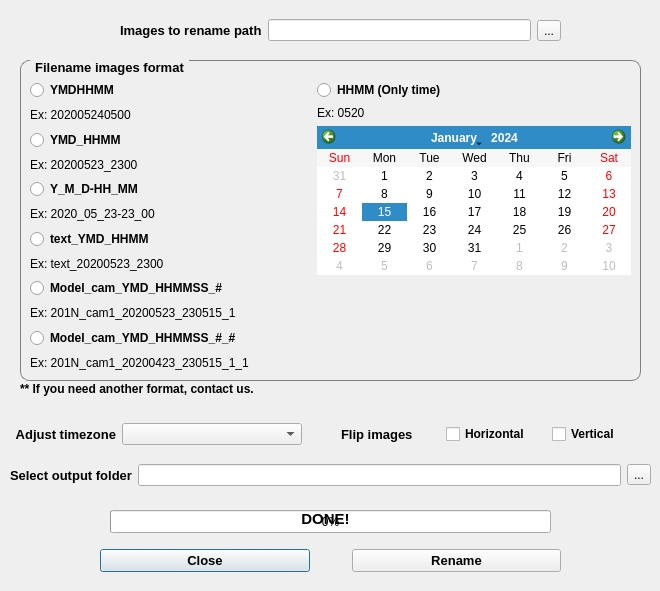
<?xml version="1.0" encoding="UTF-8"?>
<ui version="4.0">
 <class>rename_image</class>
 <widget class="QDialog" name="rename_image">
  <property name="geometry">
   <rect>
    <x>0</x>
    <y>0</y>
    <width>660</width>
    <height>591</height>
   </rect>
  </property>
  <property name="font">
   <font>
    <family>Arial</family>
   </font>
  </property>
  <property name="windowTitle">
   <string>Rename filename images</string>
  </property>
  <property name="windowIcon">
   <iconset resource="../img/resource.qrc">
    <normaloff>:/img/logo_app-64.png</normaloff>:/img/logo_app-64.png</iconset>
  </property>
  <widget class="QWidget" name="horizontalLayoutWidget">
   <property name="geometry">
    <rect>
     <x>120</x>
     <y>10</y>
     <width>441</width>
     <height>41</height>
    </rect>
   </property>
   <layout class="QHBoxLayout" name="horizontalLayout">
    <item>
     <widget class="QLabel" name="label_8">
      <property name="font">
       <font>
        <family>Arial</family>
        <pointsize>10</pointsize>
        <weight>75</weight>
        <bold>true</bold>
       </font>
      </property>
      <property name="text">
       <string>Images to rename path</string>
      </property>
     </widget>
    </item>
    <item>
     <widget class="QLineEdit" name="input_path"/>
    </item>
    <item>
     <widget class="QToolButton" name="input_btn">
      <property name="text">
       <string>...</string>
      </property>
     </widget>
    </item>
   </layout>
  </widget>
  <widget class="QGroupBox" name="rename_images">
   <property name="geometry">
    <rect>
     <x>20</x>
     <y>60</y>
     <width>621</width>
     <height>321</height>
    </rect>
   </property>
   <property name="font">
    <font>
     <family>Arial</family>
     <pointsize>10</pointsize>
     <weight>75</weight>
     <bold>true</bold>
    </font>
   </property>
   <property name="styleSheet">
    <string notr="true">QGroupBox {
                    border: 1px solid gray;
                    border-radius: 9px;
                    margin-top: 0.5em;
                    }

                    QGroupBox::title {
                    subcontrol-origin: margin;
                    left: 10px;
                    padding: 0 3px 0 3px;
                    }
                </string>
   </property>
   <property name="title">
    <string>Filename images format</string>
   </property>
   <widget class="QWidget" name="horizontalLayoutWidget_6">
    <property name="geometry">
     <rect>
      <x>10</x>
      <y>20</y>
      <width>601</width>
      <height>291</height>
     </rect>
    </property>
    <layout class="QHBoxLayout" name="horizontalLayout_4">
     <item>
      <layout class="QVBoxLayout" name="verticalLayout_6">
       <item>
        <layout class="QVBoxLayout" name="verticalLayout_5">
         <item>
          <widget class="QRadioButton" name="format_1">
           <property name="font">
            <font>
             <family>Arial</family>
             <weight>75</weight>
             <bold>true</bold>
            </font>
           </property>
           <property name="text">
            <string>YMDHHMM</string>
           </property>
          </widget>
         </item>
         <item>
          <widget class="QLabel" name="label_5">
           <property name="font">
            <font>
             <family>Arial</family>
            </font>
           </property>
           <property name="text">
            <string>Ex: 202005240500</string>
           </property>
           <property name="alignment">
            <set>Qt::AlignLeading|Qt::AlignLeft|Qt::AlignVCenter</set>
           </property>
          </widget>
         </item>
        </layout>
       </item>
       <item>
        <layout class="QVBoxLayout" name="verticalLayout">
         <item>
          <widget class="QRadioButton" name="format_2">
           <property name="font">
            <font>
             <family>Arial</family>
             <weight>75</weight>
             <bold>true</bold>
            </font>
           </property>
           <property name="text">
            <string>YMD_HHMM</string>
           </property>
          </widget>
         </item>
         <item>
          <widget class="QLabel" name="label">
           <property name="font">
            <font>
             <family>Arial</family>
            </font>
           </property>
           <property name="text">
            <string>Ex: 20200523_2300</string>
           </property>
           <property name="alignment">
            <set>Qt::AlignLeading|Qt::AlignLeft|Qt::AlignVCenter</set>
           </property>
          </widget>
         </item>
        </layout>
       </item>
       <item>
        <layout class="QVBoxLayout" name="verticalLayout_2">
         <item>
          <widget class="QRadioButton" name="format_3">
           <property name="sizePolicy">
            <sizepolicy hsizetype="Fixed" vsizetype="Fixed">
             <horstretch>0</horstretch>
             <verstretch>0</verstretch>
            </sizepolicy>
           </property>
           <property name="font">
            <font>
             <family>Arial</family>
             <weight>75</weight>
             <bold>true</bold>
            </font>
           </property>
           <property name="text">
            <string>Y_M_D-HH_MM</string>
           </property>
          </widget>
         </item>
         <item>
          <widget class="QLabel" name="label_2">
           <property name="font">
            <font>
             <family>Arial</family>
            </font>
           </property>
           <property name="text">
            <string>Ex: 2020_05_23-23_00</string>
           </property>
           <property name="alignment">
            <set>Qt::AlignLeading|Qt::AlignLeft|Qt::AlignVCenter</set>
           </property>
          </widget>
         </item>
        </layout>
       </item>
       <item>
        <layout class="QVBoxLayout" name="verticalLayout_7">
         <item>
          <widget class="QRadioButton" name="format_4">
           <property name="sizePolicy">
            <sizepolicy hsizetype="Fixed" vsizetype="Fixed">
             <horstretch>0</horstretch>
             <verstretch>0</verstretch>
            </sizepolicy>
           </property>
           <property name="font">
            <font>
             <family>Arial</family>
             <weight>75</weight>
             <bold>true</bold>
            </font>
           </property>
           <property name="text">
            <string>text_YMD_HHMM</string>
           </property>
          </widget>
         </item>
         <item>
          <widget class="QLabel" name="label_6">
           <property name="font">
            <font>
             <family>Arial</family>
            </font>
           </property>
           <property name="text">
            <string>Ex: text_20200523_2300</string>
           </property>
           <property name="alignment">
            <set>Qt::AlignLeading|Qt::AlignLeft|Qt::AlignVCenter</set>
           </property>
          </widget>
         </item>
        </layout>
       </item>
       <item>
        <layout class="QVBoxLayout" name="verticalLayout_3">
         <item>
          <widget class="QRadioButton" name="format_5">
           <property name="font">
            <font>
             <family>Arial</family>
             <weight>75</weight>
             <bold>true</bold>
            </font>
           </property>
           <property name="text">
            <string>Model_cam_YMD_HHMMSS_#</string>
           </property>
          </widget>
         </item>
         <item>
          <widget class="QLabel" name="label_3">
           <property name="font">
            <font>
             <family>Arial</family>
            </font>
           </property>
           <property name="text">
            <string>Ex: 201N_cam1_20200523_230515_1</string>
           </property>
           <property name="alignment">
            <set>Qt::AlignLeading|Qt::AlignLeft|Qt::AlignVCenter</set>
           </property>
          </widget>
         </item>
        </layout>
       </item>
       <item>
        <layout class="QVBoxLayout" name="verticalLayout_4">
         <item>
          <widget class="QRadioButton" name="format_6">
           <property name="font">
            <font>
             <family>Arial</family>
             <weight>75</weight>
             <bold>true</bold>
            </font>
           </property>
           <property name="text">
            <string>Model_cam_YMD_HHMMSS_#_#</string>
           </property>
          </widget>
         </item>
         <item>
          <widget class="QLabel" name="label_4">
           <property name="font">
            <font>
             <family>Arial</family>
            </font>
           </property>
           <property name="text">
            <string>Ex: 201N_cam1_20200423_230515_1_1</string>
           </property>
           <property name="alignment">
            <set>Qt::AlignLeading|Qt::AlignLeft|Qt::AlignVCenter</set>
           </property>
          </widget>
         </item>
        </layout>
       </item>
      </layout>
     </item>
     <item>
      <spacer name="horizontalSpacer_3">
       <property name="orientation">
        <enum>Qt::Horizontal</enum>
       </property>
       <property name="sizeType">
        <enum>QSizePolicy::Fixed</enum>
       </property>
       <property name="sizeHint" stdset="0">
        <size>
         <width>62</width>
         <height>20</height>
        </size>
       </property>
      </spacer>
     </item>
     <item>
      <layout class="QVBoxLayout" name="verticalLayout_10">
       <item>
        <layout class="QVBoxLayout" name="verticalLayout_8">
         <item>
          <widget class="QRadioButton" name="format_7">
           <property name="font">
            <font>
             <family>Arial</family>
             <weight>75</weight>
             <bold>true</bold>
            </font>
           </property>
           <property name="text">
            <string>HHMM (Only time)</string>
           </property>
          </widget>
         </item>
         <item>
          <widget class="QLabel" name="label_7">
           <property name="font">
            <font>
             <family>Arial</family>
            </font>
           </property>
           <property name="text">
            <string>Ex: 0520</string>
           </property>
           <property name="alignment">
            <set>Qt::AlignLeading|Qt::AlignLeft|Qt::AlignVCenter</set>
           </property>
          </widget>
         </item>
         <item>
          <widget class="QCalendarWidget" name="calendarWidget">
           <property name="enabled">
            <bool>true</bool>
           </property>
           <property name="palette">
            <palette>
             <active>
              <colorrole role="WindowText">
               <brush brushstyle="SolidPattern">
                <color alpha="255">
                 <red>0</red>
                 <green>0</green>
                 <blue>0</blue>
                </color>
               </brush>
              </colorrole>
              <colorrole role="Button">
               <brush brushstyle="SolidPattern">
                <color alpha="255">
                 <red>13</red>
                 <green>196</green>
                 <blue>237</blue>
                </color>
               </brush>
              </colorrole>
              <colorrole role="Light">
               <brush brushstyle="SolidPattern">
                <color alpha="255">
                 <red>114</red>
                 <green>230</green>
                 <blue>255</blue>
                </color>
               </brush>
              </colorrole>
              <colorrole role="Midlight">
               <brush brushstyle="SolidPattern">
                <color alpha="255">
                 <red>63</red>
                 <green>213</green>
                 <blue>246</blue>
                </color>
               </brush>
              </colorrole>
              <colorrole role="Dark">
               <brush brushstyle="SolidPattern">
                <color alpha="255">
                 <red>6</red>
                 <green>98</green>
                 <blue>118</blue>
                </color>
               </brush>
              </colorrole>
              <colorrole role="Mid">
               <brush brushstyle="SolidPattern">
                <color alpha="255">
                 <red>8</red>
                 <green>131</green>
                 <blue>158</blue>
                </color>
               </brush>
              </colorrole>
              <colorrole role="Text">
               <brush brushstyle="SolidPattern">
                <color alpha="255">
                 <red>0</red>
                 <green>0</green>
                 <blue>0</blue>
                </color>
               </brush>
              </colorrole>
              <colorrole role="BrightText">
               <brush brushstyle="SolidPattern">
                <color alpha="255">
                 <red>255</red>
                 <green>255</green>
                 <blue>255</blue>
                </color>
               </brush>
              </colorrole>
              <colorrole role="ButtonText">
               <brush brushstyle="SolidPattern">
                <color alpha="255">
                 <red>0</red>
                 <green>0</green>
                 <blue>0</blue>
                </color>
               </brush>
              </colorrole>
              <colorrole role="Base">
               <brush brushstyle="SolidPattern">
                <color alpha="255">
                 <red>255</red>
                 <green>255</green>
                 <blue>255</blue>
                </color>
               </brush>
              </colorrole>
              <colorrole role="Window">
               <brush brushstyle="SolidPattern">
                <color alpha="255">
                 <red>13</red>
                 <green>196</green>
                 <blue>237</blue>
                </color>
               </brush>
              </colorrole>
              <colorrole role="Shadow">
               <brush brushstyle="SolidPattern">
                <color alpha="255">
                 <red>0</red>
                 <green>0</green>
                 <blue>0</blue>
                </color>
               </brush>
              </colorrole>
              <colorrole role="AlternateBase">
               <brush brushstyle="SolidPattern">
                <color alpha="255">
                 <red>134</red>
                 <green>225</green>
                 <blue>246</blue>
                </color>
               </brush>
              </colorrole>
              <colorrole role="ToolTipBase">
               <brush brushstyle="SolidPattern">
                <color alpha="255">
                 <red>255</red>
                 <green>255</green>
                 <blue>220</blue>
                </color>
               </brush>
              </colorrole>
              <colorrole role="ToolTipText">
               <brush brushstyle="SolidPattern">
                <color alpha="255">
                 <red>0</red>
                 <green>0</green>
                 <blue>0</blue>
                </color>
               </brush>
              </colorrole>
              <colorrole role="PlaceholderText">
               <brush brushstyle="NoBrush">
                <color alpha="128">
                 <red>0</red>
                 <green>0</green>
                 <blue>0</blue>
                </color>
               </brush>
              </colorrole>
             </active>
             <inactive>
              <colorrole role="WindowText">
               <brush brushstyle="SolidPattern">
                <color alpha="255">
                 <red>0</red>
                 <green>0</green>
                 <blue>0</blue>
                </color>
               </brush>
              </colorrole>
              <colorrole role="Button">
               <brush brushstyle="SolidPattern">
                <color alpha="255">
                 <red>13</red>
                 <green>196</green>
                 <blue>237</blue>
                </color>
               </brush>
              </colorrole>
              <colorrole role="Light">
               <brush brushstyle="SolidPattern">
                <color alpha="255">
                 <red>114</red>
                 <green>230</green>
                 <blue>255</blue>
                </color>
               </brush>
              </colorrole>
              <colorrole role="Midlight">
               <brush brushstyle="SolidPattern">
                <color alpha="255">
                 <red>63</red>
                 <green>213</green>
                 <blue>246</blue>
                </color>
               </brush>
              </colorrole>
              <colorrole role="Dark">
               <brush brushstyle="SolidPattern">
                <color alpha="255">
                 <red>6</red>
                 <green>98</green>
                 <blue>118</blue>
                </color>
               </brush>
              </colorrole>
              <colorrole role="Mid">
               <brush brushstyle="SolidPattern">
                <color alpha="255">
                 <red>8</red>
                 <green>131</green>
                 <blue>158</blue>
                </color>
               </brush>
              </colorrole>
              <colorrole role="Text">
               <brush brushstyle="SolidPattern">
                <color alpha="255">
                 <red>0</red>
                 <green>0</green>
                 <blue>0</blue>
                </color>
               </brush>
              </colorrole>
              <colorrole role="BrightText">
               <brush brushstyle="SolidPattern">
                <color alpha="255">
                 <red>255</red>
                 <green>255</green>
                 <blue>255</blue>
                </color>
               </brush>
              </colorrole>
              <colorrole role="ButtonText">
               <brush brushstyle="SolidPattern">
                <color alpha="255">
                 <red>0</red>
                 <green>0</green>
                 <blue>0</blue>
                </color>
               </brush>
              </colorrole>
              <colorrole role="Base">
               <brush brushstyle="SolidPattern">
                <color alpha="255">
                 <red>255</red>
                 <green>255</green>
                 <blue>255</blue>
                </color>
               </brush>
              </colorrole>
              <colorrole role="Window">
               <brush brushstyle="SolidPattern">
                <color alpha="255">
                 <red>13</red>
                 <green>196</green>
                 <blue>237</blue>
                </color>
               </brush>
              </colorrole>
              <colorrole role="Shadow">
               <brush brushstyle="SolidPattern">
                <color alpha="255">
                 <red>0</red>
                 <green>0</green>
                 <blue>0</blue>
                </color>
               </brush>
              </colorrole>
              <colorrole role="AlternateBase">
               <brush brushstyle="SolidPattern">
                <color alpha="255">
                 <red>134</red>
                 <green>225</green>
                 <blue>246</blue>
                </color>
               </brush>
              </colorrole>
              <colorrole role="ToolTipBase">
               <brush brushstyle="SolidPattern">
                <color alpha="255">
                 <red>255</red>
                 <green>255</green>
                 <blue>220</blue>
                </color>
               </brush>
              </colorrole>
              <colorrole role="ToolTipText">
               <brush brushstyle="SolidPattern">
                <color alpha="255">
                 <red>0</red>
                 <green>0</green>
                 <blue>0</blue>
                </color>
               </brush>
              </colorrole>
              <colorrole role="PlaceholderText">
               <brush brushstyle="NoBrush">
                <color alpha="128">
                 <red>0</red>
                 <green>0</green>
                 <blue>0</blue>
                </color>
               </brush>
              </colorrole>
             </inactive>
             <disabled>
              <colorrole role="WindowText">
               <brush brushstyle="SolidPattern">
                <color alpha="255">
                 <red>6</red>
                 <green>98</green>
                 <blue>118</blue>
                </color>
               </brush>
              </colorrole>
              <colorrole role="Button">
               <brush brushstyle="SolidPattern">
                <color alpha="255">
                 <red>13</red>
                 <green>196</green>
                 <blue>237</blue>
                </color>
               </brush>
              </colorrole>
              <colorrole role="Light">
               <brush brushstyle="SolidPattern">
                <color alpha="255">
                 <red>114</red>
                 <green>230</green>
                 <blue>255</blue>
                </color>
               </brush>
              </colorrole>
              <colorrole role="Midlight">
               <brush brushstyle="SolidPattern">
                <color alpha="255">
                 <red>63</red>
                 <green>213</green>
                 <blue>246</blue>
                </color>
               </brush>
              </colorrole>
              <colorrole role="Dark">
               <brush brushstyle="SolidPattern">
                <color alpha="255">
                 <red>6</red>
                 <green>98</green>
                 <blue>118</blue>
                </color>
               </brush>
              </colorrole>
              <colorrole role="Mid">
               <brush brushstyle="SolidPattern">
                <color alpha="255">
                 <red>8</red>
                 <green>131</green>
                 <blue>158</blue>
                </color>
               </brush>
              </colorrole>
              <colorrole role="Text">
               <brush brushstyle="SolidPattern">
                <color alpha="255">
                 <red>6</red>
                 <green>98</green>
                 <blue>118</blue>
                </color>
               </brush>
              </colorrole>
              <colorrole role="BrightText">
               <brush brushstyle="SolidPattern">
                <color alpha="255">
                 <red>255</red>
                 <green>255</green>
                 <blue>255</blue>
                </color>
               </brush>
              </colorrole>
              <colorrole role="ButtonText">
               <brush brushstyle="SolidPattern">
                <color alpha="255">
                 <red>6</red>
                 <green>98</green>
                 <blue>118</blue>
                </color>
               </brush>
              </colorrole>
              <colorrole role="Base">
               <brush brushstyle="SolidPattern">
                <color alpha="255">
                 <red>13</red>
                 <green>196</green>
                 <blue>237</blue>
                </color>
               </brush>
              </colorrole>
              <colorrole role="Window">
               <brush brushstyle="SolidPattern">
                <color alpha="255">
                 <red>13</red>
                 <green>196</green>
                 <blue>237</blue>
                </color>
               </brush>
              </colorrole>
              <colorrole role="Shadow">
               <brush brushstyle="SolidPattern">
                <color alpha="255">
                 <red>0</red>
                 <green>0</green>
                 <blue>0</blue>
                </color>
               </brush>
              </colorrole>
              <colorrole role="AlternateBase">
               <brush brushstyle="SolidPattern">
                <color alpha="255">
                 <red>13</red>
                 <green>196</green>
                 <blue>237</blue>
                </color>
               </brush>
              </colorrole>
              <colorrole role="ToolTipBase">
               <brush brushstyle="SolidPattern">
                <color alpha="255">
                 <red>255</red>
                 <green>255</green>
                 <blue>220</blue>
                </color>
               </brush>
              </colorrole>
              <colorrole role="ToolTipText">
               <brush brushstyle="SolidPattern">
                <color alpha="255">
                 <red>0</red>
                 <green>0</green>
                 <blue>0</blue>
                </color>
               </brush>
              </colorrole>
              <colorrole role="PlaceholderText">
               <brush brushstyle="NoBrush">
                <color alpha="128">
                 <red>0</red>
                 <green>0</green>
                 <blue>0</blue>
                </color>
               </brush>
              </colorrole>
             </disabled>
            </palette>
           </property>
           <property name="font">
            <font>
             <family>Arial</family>
            </font>
           </property>
           <property name="locale">
            <locale language="English" country="UnitedStates"/>
           </property>
           <property name="gridVisible">
            <bool>false</bool>
           </property>
           <property name="verticalHeaderFormat">
            <enum>QCalendarWidget::NoVerticalHeader</enum>
           </property>
          </widget>
         </item>
         <item>
          <spacer name="verticalSpacer">
           <property name="orientation">
            <enum>Qt::Vertical</enum>
           </property>
           <property name="sizeHint" stdset="0">
            <size>
             <width>20</width>
             <height>40</height>
            </size>
           </property>
          </spacer>
         </item>
        </layout>
       </item>
      </layout>
     </item>
    </layout>
   </widget>
  </widget>
  <widget class="QProgressBar" name="progressBar">
   <property name="geometry">
    <rect>
     <x>110</x>
     <y>510</y>
     <width>441</width>
     <height>23</height>
    </rect>
   </property>
   <property name="font">
    <font>
     <family>Arial</family>
    </font>
   </property>
   <property name="value">
    <number>0</number>
   </property>
  </widget>
  <widget class="QWidget" name="horizontalLayoutWidget_3">
   <property name="geometry">
    <rect>
     <x>100</x>
     <y>540</y>
     <width>461</width>
     <height>41</height>
    </rect>
   </property>
   <layout class="QHBoxLayout" name="horizontalLayout_3">
    <item>
     <widget class="QPushButton" name="close_btn">
      <property name="font">
       <font>
        <family>Arial</family>
        <pointsize>10</pointsize>
        <weight>75</weight>
        <bold>true</bold>
       </font>
      </property>
      <property name="text">
       <string>Close</string>
      </property>
     </widget>
    </item>
    <item>
     <spacer name="horizontalSpacer">
      <property name="orientation">
       <enum>Qt::Horizontal</enum>
      </property>
      <property name="sizeType">
       <enum>QSizePolicy::Minimum</enum>
      </property>
      <property name="sizeHint" stdset="0">
       <size>
        <width>36</width>
        <height>20</height>
       </size>
      </property>
     </spacer>
    </item>
    <item>
     <widget class="QPushButton" name="rename_btn">
      <property name="font">
       <font>
        <family>Arial</family>
        <pointsize>10</pointsize>
        <weight>75</weight>
        <bold>true</bold>
       </font>
      </property>
      <property name="text">
       <string>Rename</string>
      </property>
     </widget>
    </item>
   </layout>
  </widget>
  <widget class="QWidget" name="verticalLayoutWidget_9">
   <property name="geometry">
    <rect>
     <x>10</x>
     <y>410</y>
     <width>641</width>
     <height>91</height>
    </rect>
   </property>
   <layout class="QVBoxLayout" name="verticalLayout_9">
    <item>
     <layout class="QHBoxLayout" name="horizontalLayout_6">
      <item>
       <layout class="QHBoxLayout" name="horizontalLayout_7">
        <item>
         <widget class="QLabel" name="label_10">
          <property name="sizePolicy">
           <sizepolicy hsizetype="Minimum" vsizetype="Preferred">
            <horstretch>0</horstretch>
            <verstretch>0</verstretch>
           </sizepolicy>
          </property>
          <property name="maximumSize">
           <size>
            <width>106</width>
            <height>16777215</height>
           </size>
          </property>
          <property name="font">
           <font>
            <family>Arial</family>
            <pointsize>10</pointsize>
            <weight>75</weight>
            <bold>true</bold>
           </font>
          </property>
          <property name="text">
           <string>Adjust timezone</string>
          </property>
          <property name="alignment">
           <set>Qt::AlignRight|Qt::AlignTrailing|Qt::AlignVCenter</set>
          </property>
         </widget>
        </item>
        <item>
         <widget class="QComboBox" name="comboBox">
          <property name="sizePolicy">
           <sizepolicy hsizetype="Fixed" vsizetype="Fixed">
            <horstretch>0</horstretch>
            <verstretch>0</verstretch>
           </sizepolicy>
          </property>
          <property name="maximumSize">
           <size>
            <width>180</width>
            <height>25</height>
           </size>
          </property>
          <property name="font">
           <font>
            <family>Arial</family>
           </font>
          </property>
         </widget>
        </item>
       </layout>
      </item>
      <item>
       <layout class="QHBoxLayout" name="horizontalLayout_8">
        <item>
         <spacer name="horizontalSpacer_2">
          <property name="orientation">
           <enum>Qt::Horizontal</enum>
          </property>
          <property name="sizeType">
           <enum>QSizePolicy::Fixed</enum>
          </property>
          <property name="sizeHint" stdset="0">
           <size>
            <width>33</width>
            <height>20</height>
           </size>
          </property>
         </spacer>
        </item>
        <item>
         <widget class="QLabel" name="label_11">
          <property name="font">
           <font>
            <family>Arial</family>
            <pointsize>10</pointsize>
            <weight>75</weight>
            <bold>true</bold>
           </font>
          </property>
          <property name="text">
           <string>Flip images</string>
          </property>
         </widget>
        </item>
        <item>
         <widget class="QCheckBox" name="horizontal_flip">
          <property name="font">
           <font>
            <family>Arial</family>
            <weight>75</weight>
            <bold>true</bold>
           </font>
          </property>
          <property name="text">
           <string>Horizontal</string>
          </property>
         </widget>
        </item>
        <item>
         <widget class="QCheckBox" name="vertical_flip">
          <property name="font">
           <font>
            <family>Arial</family>
            <weight>75</weight>
            <bold>true</bold>
           </font>
          </property>
          <property name="text">
           <string>Vertical</string>
          </property>
         </widget>
        </item>
       </layout>
      </item>
     </layout>
    </item>
    <item>
     <layout class="QHBoxLayout" name="horizontalLayout_2">
      <item>
       <widget class="QLabel" name="label_9">
        <property name="font">
         <font>
          <family>Arial</family>
          <pointsize>10</pointsize>
          <weight>75</weight>
          <bold>true</bold>
         </font>
        </property>
        <property name="text">
         <string>Select output folder</string>
        </property>
       </widget>
      </item>
      <item>
       <widget class="QLineEdit" name="output_path"/>
      </item>
      <item>
       <widget class="QToolButton" name="output_btn">
        <property name="text">
         <string>...</string>
        </property>
       </widget>
      </item>
     </layout>
    </item>
   </layout>
  </widget>
  <widget class="QLabel" name="label_12">
   <property name="geometry">
    <rect>
     <x>20</x>
     <y>380</y>
     <width>661</width>
     <height>17</height>
    </rect>
   </property>
   <property name="font">
    <font>
     <family>Arial</family>
     <weight>75</weight>
     <bold>true</bold>
    </font>
   </property>
   <property name="text">
    <string>** If you need another format, contact us.</string>
   </property>
  </widget>
  <widget class="QLabel" name="done">
   <property name="geometry">
    <rect>
     <x>290</x>
     <y>510</y>
     <width>71</width>
     <height>17</height>
    </rect>
   </property>
   <property name="font">
    <font>
     <family>Arial</family>
     <pointsize>11</pointsize>
     <weight>75</weight>
     <bold>true</bold>
    </font>
   </property>
   <property name="text">
    <string>DONE!</string>
   </property>
   <property name="alignment">
    <set>Qt::AlignCenter</set>
   </property>
  </widget>
  <zorder>rename_images</zorder>
  <zorder>horizontalLayoutWidget</zorder>
  <zorder>progressBar</zorder>
  <zorder>horizontalLayoutWidget_3</zorder>
  <zorder>verticalLayoutWidget_9</zorder>
  <zorder>label_12</zorder>
  <zorder>done</zorder>
 </widget>
 <resources>
  <include location="../img/resource.qrc"/>
 </resources>
 <connections/>
</ui>
